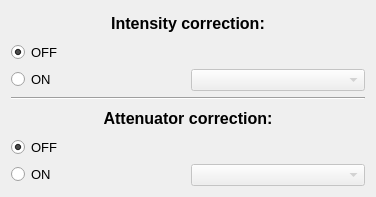
<?xml version="1.0" encoding="UTF-8"?>
<ui version="4.0">
 <class>P1MScanSetup</class>
 <widget class="QWidget" name="P1MScanSetup">
  <property name="geometry">
   <rect>
    <x>0</x>
    <y>0</y>
    <width>376</width>
    <height>197</height>
   </rect>
  </property>
  <property name="windowTitle">
   <string>Form</string>
  </property>
  <layout class="QGridLayout" name="gridLayout">
   <item row="3" column="0">
    <widget class="Line" name="line_2">
     <property name="orientation">
      <enum>Qt::Horizontal</enum>
     </property>
    </widget>
   </item>
   <item row="0" column="0">
    <widget class="QLabel" name="label_2">
     <property name="font">
      <font>
       <pointsize>12</pointsize>
       <weight>75</weight>
       <bold>true</bold>
      </font>
     </property>
     <property name="text">
      <string>Intensity correction:</string>
     </property>
     <property name="alignment">
      <set>Qt::AlignCenter</set>
     </property>
    </widget>
   </item>
   <item row="4" column="0">
    <widget class="QLabel" name="label_4">
     <property name="font">
      <font>
       <pointsize>12</pointsize>
       <weight>75</weight>
       <bold>true</bold>
      </font>
     </property>
     <property name="text">
      <string>Attenuator correction:</string>
     </property>
     <property name="alignment">
      <set>Qt::AlignCenter</set>
     </property>
    </widget>
   </item>
   <item row="2" column="0">
    <layout class="QHBoxLayout" name="horizontalLayout_3">
     <item>
      <widget class="QRadioButton" name="rb_inten_on">
       <property name="font">
        <font>
         <pointsize>10</pointsize>
        </font>
       </property>
       <property name="text">
        <string>ON</string>
       </property>
       <attribute name="buttonGroup">
        <string notr="true">bg_intensity</string>
       </attribute>
      </widget>
     </item>
     <item>
      <widget class="QComboBox" name="cmb_intensity">
       <property name="enabled">
        <bool>false</bool>
       </property>
      </widget>
     </item>
    </layout>
   </item>
   <item row="5" column="0">
    <widget class="QRadioButton" name="rb_atten_off">
     <property name="font">
      <font>
       <pointsize>10</pointsize>
      </font>
     </property>
     <property name="text">
      <string>OFF</string>
     </property>
     <property name="checked">
      <bool>true</bool>
     </property>
     <attribute name="buttonGroup">
      <string notr="true">bg_attenuator</string>
     </attribute>
    </widget>
   </item>
   <item row="6" column="0">
    <layout class="QHBoxLayout" name="horizontalLayout_6">
     <item>
      <widget class="QRadioButton" name="rb_atten_on">
       <property name="font">
        <font>
         <pointsize>10</pointsize>
        </font>
       </property>
       <property name="text">
        <string>ON</string>
       </property>
       <attribute name="buttonGroup">
        <string notr="true">bg_attenuator</string>
       </attribute>
      </widget>
     </item>
     <item>
      <widget class="QComboBox" name="cmb_attenuator">
       <property name="enabled">
        <bool>false</bool>
       </property>
      </widget>
     </item>
    </layout>
   </item>
   <item row="1" column="0">
    <widget class="QRadioButton" name="rb_inten_off">
     <property name="font">
      <font>
       <pointsize>10</pointsize>
      </font>
     </property>
     <property name="text">
      <string>OFF</string>
     </property>
     <property name="checked">
      <bool>true</bool>
     </property>
     <attribute name="buttonGroup">
      <string notr="true">bg_intensity</string>
     </attribute>
    </widget>
   </item>
  </layout>
 </widget>
 <resources/>
 <connections/>
 <buttongroups>
  <buttongroup name="bg_intensity"/>
  <buttongroup name="bg_attenuator"/>
 </buttongroups>
</ui>
